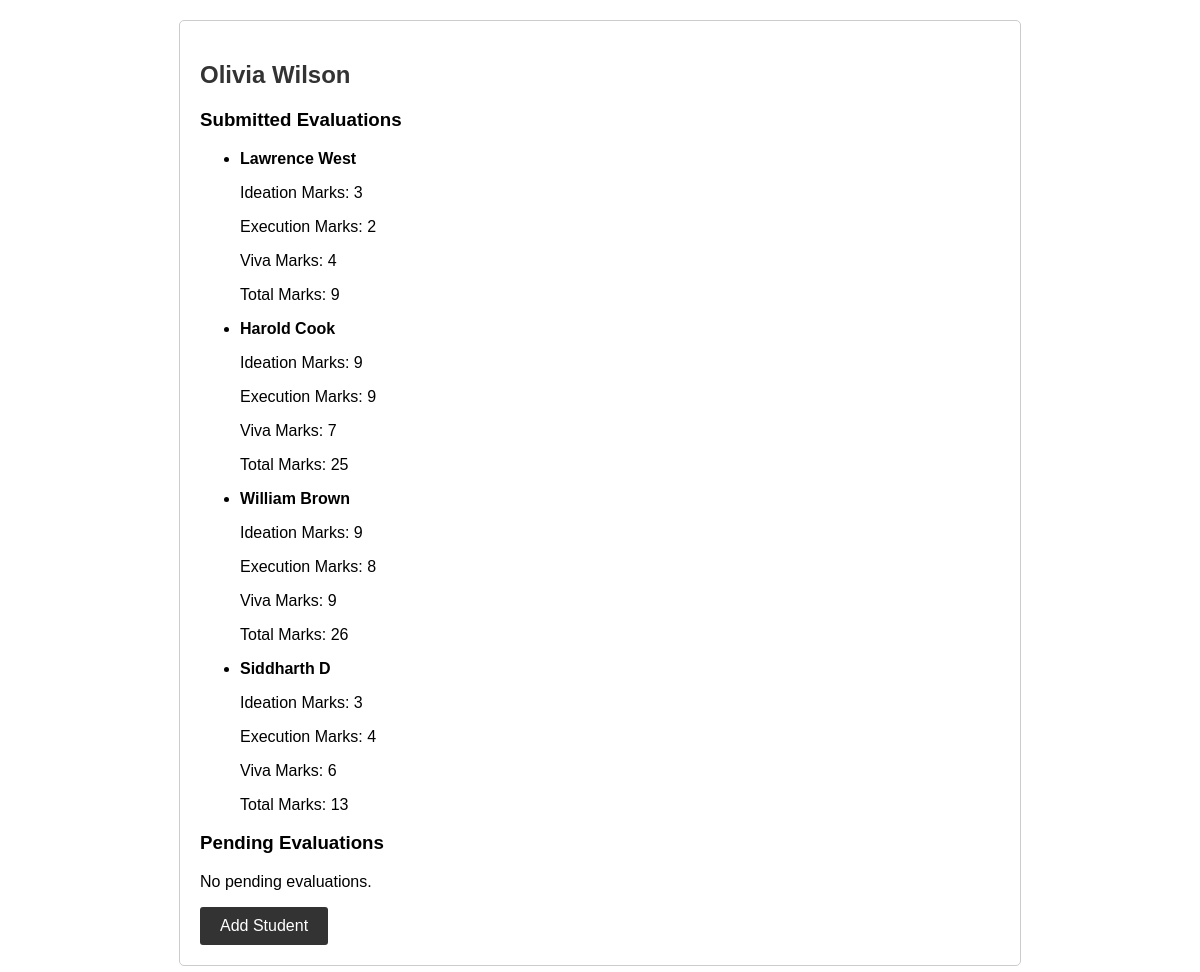
Page /mentors/2/ on the committed database.
### evaldashboard/models.py (models this page shows, shortened)
class Mentor(models.Model):
    name = models.CharField(max_length=100)
    email = models.EmailField(unique=True)
    phone = models.CharField(max_length=15)

class Evaluation(models.Model):
    mentor = models.ForeignKey(Mentor, on_delete=models.CASCADE, related_name='evaluations')
    student = models.ForeignKey(Student, on_delete=models.CASCADE, related_name='evaluations')
    ideation_marks = models.PositiveIntegerField(validators=[MinValueValidator(0), MaxValueValidator(10)])
    execution_marks = models.PositiveIntegerField(validators=[MinValueValidator(0), MaxValueValidator(10)])
    viva_marks = models.PositiveIntegerField(validators=[MinValueValidator(0), MaxValueValidator(10)])
    total_marks = models.PositiveIntegerField(editable=False, default=0)
    is_submitted = models.BooleanField(default=False)
    class Meta:
        unique_together = ('mentor', 'student')

class Student(models.Model):
    name = models.CharField(max_length=100)
    email = models.EmailField(unique=True)
    phone = models.CharField(max_length=15)

### evaldashboard/views.py (the view)
# urls.py: path('mentors/<int:mentor_id>/', views.view_evaluations, name='view_evaluations'),
def view_evaluations(request, mentor_id):
    mentor = get_object_or_404(Mentor, id=mentor_id)
    evaluations = mentor.evaluations.all()
    submitted_evaluations = evaluations.filter(is_submitted=True)
    pending_evaluations = evaluations.filter(is_submitted=False)
    context = {
        'mentor': mentor,
        'submitted_evaluations': submitted_evaluations,
        'pending_evaluations': pending_evaluations,
    }
    return render(request, 'view_evaluations.html', context)

### evaldashboard/templates/view_evaluations.html
{% extends 'base.html' %}
{% block content %}
    <h2>{{ mentor.name }}</h2>
    <h3>Submitted Evaluations</h3>
    {% if submitted_evaluations %}
        <ul>
            {% for evaluation in submitted_evaluations %}
                <li>
                    <strong>{{ evaluation.student.name }}</strong>
                    <p>Ideation Marks: {{ evaluation.ideation_marks }}</p>
                    <p>Execution Marks: {{ evaluation.execution_marks }}</p>
                    <p>Viva Marks: {{ evaluation.viva_marks }}</p>
                    <p>Total Marks: {{ evaluation.total_marks }}</p>
                </li>
            {% endfor %}
        </ul>
    {% else %}
        <p>No submitted evaluations.</p>
    {% endif %}
    <h3>Pending Evaluations</h3>
    {% if pending_evaluations %}
        <ul>
            {% for evaluation in pending_evaluations %}
                <li>
                    <strong>{{ evaluation.student.name }}</strong>
                    <a href="{% url 'assign_marks' mentor_id=mentor.id evaluation_id=evaluation.id %}">Assign Marks</a>
                    <a href="{% url 'remove_student' mentor_id=mentor.id evaluation_id=evaluation.id %}">Remove Student</a>
                    <a href="{% url 'submit_marks' mentor_id=mentor.id evaluation_id=evaluation.id %}">Submit</a>
                </li>
            {% endfor %}
        </ul>
    {% else %}
        <p>No pending evaluations.</p>
    {% endif %}
    <a href="{% url 'add_student_mentor' mentor_id=mentor.id %}" class="btn">Add Student</a>
{% endblock %}

### evaldashboard/templates/base.html (style rules this page uses)
body { font-family: Arial, sans-serif; margin: 20px; }
h1, h2 { color: #333; }
.btn { display: inline-block; padding: 10px 20px; background-color: #333; color: #fff; text-decoration: none; border-radius: 3px; }

### rows in the picture
Mentor: name "Olivia Wilson"
Evaluation: student.name "Lawrence West", ideation_marks "3", execution_marks "2", viva_marks "4", total_marks "9"
Evaluation: student.name "Harold Cook", ideation_marks "9", execution_marks "9", viva_marks "7", total_marks "25"
Evaluation: student.name "William Brown", ideation_marks "9", execution_marks "8", viva_marks "9", total_marks "26"
Evaluation: student.name "Siddharth D", ideation_marks "3", execution_marks "4", viva_marks "6", total_marks "13"
